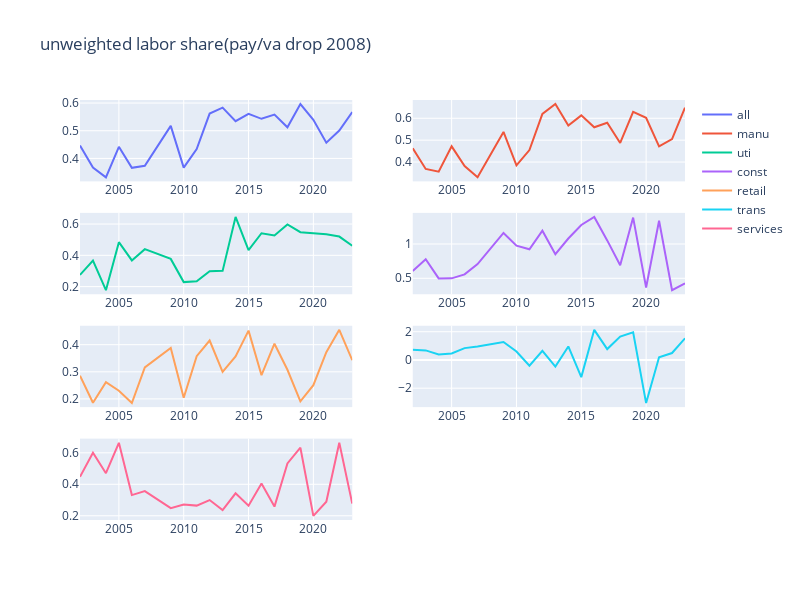

Notebook cell for this chart:
### Code cell
## labor share (drop 2008)

temp2 = temp.drop(6)

fig = make_subplots(rows = 4, cols = 2)

fig.add_trace(go.Scatter(x = temp2['yr'], y=temp2['all'],
                    mode='lines',
                    name='all'), row=1,col=1)

fig.add_trace(go.Scatter(x = temp2['yr'], y=temp2['manu'],
                    mode='lines',
                    name='manu'), row=1,col=2)

fig.add_trace(go.Scatter(x = temp2['yr'], y=temp2['uti'],
                    mode='lines',
                    name='uti'), row=2,col=1)

fig.add_trace(go.Scatter(x = temp2['yr'], y=temp2['const'],
                    mode='lines',
                    name='const'), row=2,col=2)

fig.add_trace(go.Scatter(x = temp2['yr'], y=temp2['retail'],
                    mode='lines',
                    name='retail'), row=3,col=1)

fig.add_trace(go.Scatter(x = temp2['yr'], y=temp2['trans'],
                    mode='lines',
                    name='trans'), row=3,col=2)

fig.add_trace(go.Scatter(x = temp2['yr'], y=temp2['services'],
                    mode='lines',
                    name='services'), row=4,col=1)


fig.update_layout(height=600, width=800, title_text="unweighted labor share(pay/va drop 2008)")
fig.show()

### Figure 1 — Plotly figure (JSON) as saved in the notebook; plotly's stock layout.template omitted (floating-point values rounded to 4 significant figures)
{"data": [{"mode": "lines", "name": "all", "type": "scatter", "x": [2002, 2003, 2004, 2005, 2006, 2007, 2009, 2010, 2011, 2012, 2013, 2014, 2015, 2016, 2017, 2018, 2019, 2020, 2021, 2022, 2023], "xaxis": "x", "y": [0.4463, 0.367, 0.3318, 0.442, 0.3661, 0.3735, 0.5175, 0.3666, 0.4336, 0.5619, 0.5834, 0.5345, 0.5613, 0.5431, 0.5585, 0.5125, 0.5964, 0.5392, 0.4568, 0.5006, 0.5675], "yaxis": "y"}, {"mode": "lines", "name": "manu", "type": "scatter", "x": [2002, 2003, 2004, 2005, 2006, 2007, 2009, 2010, 2011, 2012, 2013, 2014, 2015, 2016, 2017, 2018, 2019, 2020, 2021, 2022, 2023], "xaxis": "x2", "y": [0.4633, 0.3684, 0.3558, 0.4718, 0.382, 0.3303, 0.5377, 0.385, 0.4548, 0.6199, 0.6649, 0.5666, 0.6132, 0.5588, 0.5794, 0.4872, 0.6296, 0.6026, 0.4716, 0.505, 0.6483], "yaxis": "y2"}, {"mode": "lines", "name": "uti", "type": "scatter", "x": [2002, 2003, 2004, 2005, 2006, 2007, 2009, 2010, 2011, 2012, 2013, 2014, 2015, 2016, 2017, 2018, 2019, 2020, 2021, 2022, 2023], "xaxis": "x3", "y": [0.2746, 0.3667, 0.1771, 0.4844, 0.3674, 0.4398, 0.3772, 0.2289, 0.2347, 0.2987, 0.3007, 0.6456, 0.4334, 0.5412, 0.5274, 0.5975, 0.5482, 0.5393, 0.5352, 0.5201, 0.4611], "yaxis": "y3"}, {"mode": "lines", "name": "const", "type": "scatter", "x": [2002, 2003, 2004, 2005, 2006, 2007, 2009, 2010, 2011, 2012, 2013, 2014, 2015, 2016, 2017, 2018, 2019, 2020, 2021, 2022, 2023], "xaxis": "x4", "y": [0.6063, 0.778, 0.4986, 0.499, 0.5571, 0.7065, 1.161, 0.9759, 0.9235, 1.194, 0.8502, 1.08, 1.277, 1.394, 1.052, 0.6887, 1.385, 0.3652, 1.338, 0.3266, 0.4264], "yaxis": "y4"}, {"mode": "lines", "name": "retail", "type": "scatter", "x": [2002, 2003, 2004, 2005, 2006, 2007, 2009, 2010, 2011, 2012, 2013, 2014, 2015, 2016, 2017, 2018, 2019, 2020, 2021, 2022, 2023], "xaxis": "x5", "y": [0.2854, 0.1859, 0.2618, 0.2301, 0.1846, 0.3159, 0.3879, 0.2044, 0.3575, 0.4154, 0.3, 0.357, 0.452, 0.2873, 0.4036, 0.3075, 0.1909, 0.2506, 0.3723, 0.4548, 0.3427], "yaxis": "y5"}, {"mode": "lines", "name": "trans", "type": "scatter", "x": [2002, 2003, 2004, 2005, 2006, 2007, 2009, 2010, 2011, 2012, 2013, 2014, 2015, 2016, 2017, 2018, 2019, 2020, 2021, 2022, 2023], "xaxis": "x6", "y": [0.7171, 0.6762, 0.3915, 0.4625, 0.8382, 0.9614, 1.275, 0.5967, -0.4125, 0.6465, -0.4653, 0.9592, -1.216, 2.135, 0.7707, 1.656, 1.953, -3.054, 0.1971, 0.4919, 1.534], "yaxis": "y6"}, {"mode": "lines", "name": "services", "type": "scatter", "x": [2002, 2003, 2004, 2005, 2006, 2007, 2009, 2010, 2011, 2012, 2013, 2014, 2015, 2016, 2017, 2018, 2019, 2020, 2021, 2022, 2023], "xaxis": "x7", "y": [0.4477, 0.6001, 0.4704, 0.6634, 0.3314, 0.357, 0.248, 0.2715, 0.2645, 0.2998, 0.2363, 0.3426, 0.2641, 0.4043, 0.2581, 0.5322, 0.6324, 0.1989, 0.2889, 0.6643, 0.2769], "yaxis": "y7"}], "layout": {"height": 600, "title": {"text": "unweighted labor share(pay/va drop 2008)"}, "width": 800, "xaxis": {"anchor": "y", "domain": [0, 0.45]}, "xaxis2": {"anchor": "y2", "domain": [0.55, 1]}, "xaxis3": {"anchor": "y3", "domain": [0, 0.45]}, "xaxis4": {"anchor": "y4", "domain": [0.55, 1]}, "xaxis5": {"anchor": "y5", "domain": [0, 0.45]}, "xaxis6": {"anchor": "y6", "domain": [0.55, 1]}, "xaxis7": {"anchor": "y7", "domain": [0, 0.45]}, "xaxis8": {"anchor": "y8", "domain": [0.55, 1]}, "yaxis": {"anchor": "x", "domain": [0.8063, 1]}, "yaxis2": {"anchor": "x2", "domain": [0.8063, 1]}, "yaxis3": {"anchor": "x3", "domain": [0.5375, 0.7312]}, "yaxis4": {"anchor": "x4", "domain": [0.5375, 0.7312]}, "yaxis5": {"anchor": "x5", "domain": [0.2687, 0.4625]}, "yaxis6": {"anchor": "x6", "domain": [0.2687, 0.4625]}, "yaxis7": {"anchor": "x7", "domain": [0, 0.1938]}, "yaxis8": {"anchor": "x8", "domain": [0, 0.1938]}}}
